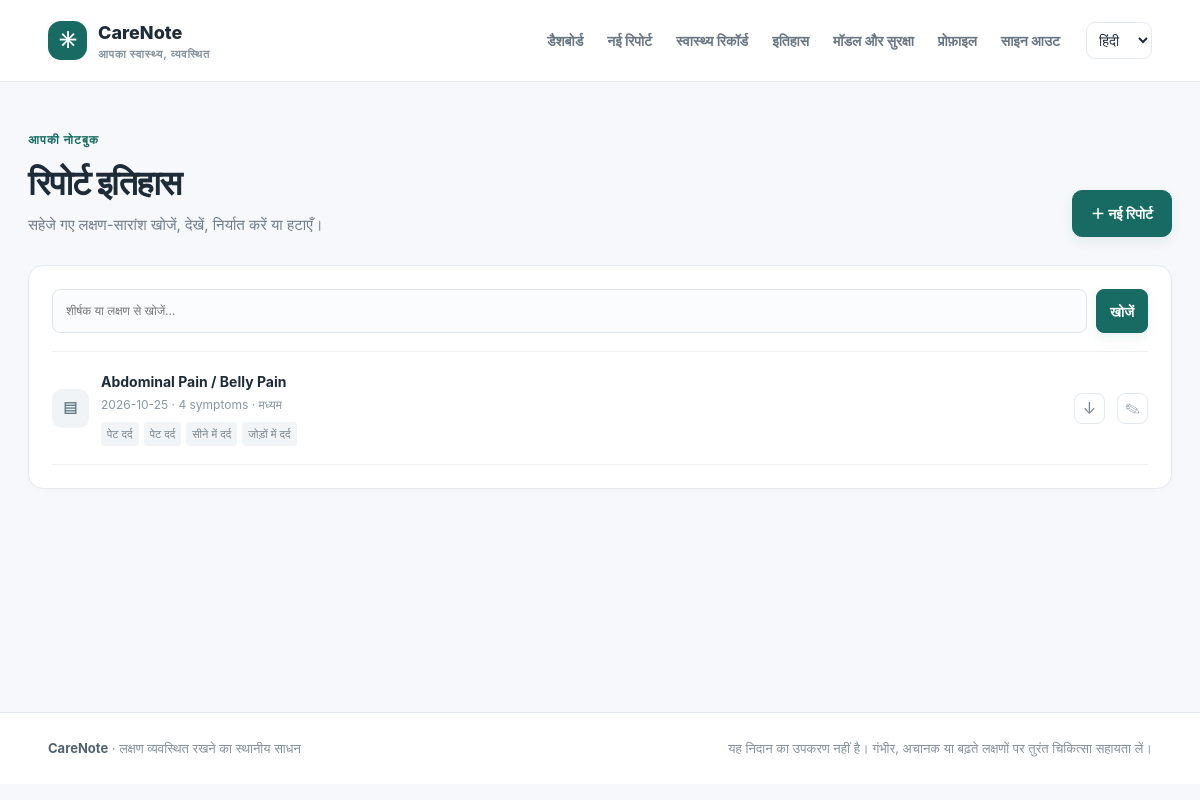
Screenshot of /reports (signed in) with the database file from the repository.
### tables this page shows
CREATE TABLE reports (
                id INTEGER PRIMARY KEY AUTOINCREMENT, user_id INTEGER NOT NULL,
                title TEXT NOT NULL DEFAULT 'Symptom summary', report_json TEXT NOT NULL,
                created_at TEXT NOT NULL, updated_at TEXT NOT NULL,
                FOREIGN KEY(user_id) REFERENCES users(id) ON DELETE CASCADE);

### app.py (the view)
    @app.get("/reports")
    @login_required
    def report_history():
        q=request.args.get("q","").strip()[:100]
        with connect_db() as db:
            if q: rows=db.execute("SELECT id,title,report_json,created_at,updated_at FROM reports WHERE user_id=? AND (title LIKE ? OR report_json LIKE ?) ORDER BY created_at DESC",(g.user["id"],f"%{q}%",f"%{q}%")).fetchall()
            else: rows=db.execute("SELECT id,title,report_json,created_at,updated_at FROM reports WHERE user_id=? ORDER BY created_at DESC",(g.user["id"],)).fetchall()
        reports=[]
        for row in rows:
            data=json.loads(row["report_json"]); reports.append({"id":row["id"],"title":row["title"],"created_at":row["created_at"],"updated_at":row["updated_at"],"symptoms":data.get("symptoms",[]),"severity":data.get("severity","Unsure")})
        return render_template("history.html",title="Report history",reports=reports,q=q)

### templates/history.html
{% extends 'base.html' %}{% block content %}<section class="page-heading"><div><div class="eyebrow">YOUR NOTEBOOK</div><h1>Report history</h1><p>Find, review, export, or remove a saved symptom summary.</p></div><a class="button" href="{{ url_for('new_report') }}">＋ New report</a></section><section class="panel"><form class="search-row" method="get"><label class="sr-only" for="q">Search reports</label><input id="q" type="search" name="q" value="{{ q }}" placeholder="Search by title or symptom…"><button class="button button-small" type="submit">Search</button>{% if q %}<a class="text-link" href="{{ url_for('report_history') }}">Clear</a>{% endif %}</form>{% if reports %}<div class="report-list history-list">{% for report in reports %}<div class="report-row"><span class="report-file">▤</span><a class="report-main" href="{{ url_for('report_detail',report_id=report.id) }}"><strong>{{ report.title }}</strong><small>{{ report.created_at[:10] }} · {{ report.symptoms|length }} symptoms · {{ report.severity }}</small><span class="history-chips">{% for s in report.symptoms[:4] %}<span>{{ s }}</span>{% endfor %}{% if report.symptoms|length>4 %}<span>+{{ report.symptoms|length-4 }}</span>{% endif %}</span></a><a class="icon-link" title="Download PDF" href="{{ url_for('export_saved_report',report_id=report.id) }}">↓</a><a class="icon-link" title="Edit" href="{{ url_for('edit_report',report_id=report.id) }}">✎</a></div>{% endfor %}</div>{% else %}<div class="empty-state"><div class="empty-art">⌕</div><h3>{% if q %}No matching reports{% else %}No reports yet{% endif %}</h3><p>{% if q %}Try another search term.{% else %}Your saved summaries will appear here.{% endif %}</p></div>{% endif %}</section>{% endblock %}

### static/style.css (style rules this page uses)
:root { --ink:#1e2b39;--muted:#6f7d8c;--line:#e4eaf0;--paper:#fff;--bg:#f6f8fb;--brand:#176b63;--brand-dark:#10564f;--mint:#e1f4ef;--lav:#eee9fb;--peach:#fff0e5;--blue:#e6f0ff;--danger:#a33232;--shadow:0 12px 35px rgba(28,49,66,.06) }
* { box-sizing:border-box }
body { margin:0;background:var(--bg);color:var(--ink);font:18px/1.45 Inter,"Segoe UI",Roboto,Arial,sans-serif }
a { color:inherit;text-decoration:none }
button,input,select,textarea { font:inherit }
button,a,select { -webkit-tap-highlight-color:transparent }
button { cursor:pointer }
.button { display:inline-flex;justify-content:center;align-items:center;gap:14px;border:1px solid var(--brand);background:var(--brand);color:#fff;padding:12px 18px;border-radius:10px;font-size:12px;font-weight:750;box-shadow:0 5px 12px #176b6317;transition:.18s }
.button-small { padding:9px 13px;font-size:11px;border-radius:8px }
.eyebrow { font-size:9px;letter-spacing:1.8px;font-weight:800;color:var(--brand);margin-bottom:13px }
.feature-card,.panel,.stat-card { background:white;border:1px solid var(--line);border-radius:15px;box-shadow:0 3px 10px #1b3a4a05 }
.page-heading { display:flex;justify-content:space-between;align-items:end;gap:24px;margin:10px 0 28px }
.page-heading h1 { font-size:34px;letter-spacing:-1.3px;line-height:1.15;margin:0 0 8px }
.page-heading p { margin:0;color:var(--muted);font-size:12px }
.panel { padding:23px;margin-bottom:18px }
.report-list { border-top:1px solid #edf0f3 }
.report-row { display:flex;align-items:center;gap:12px;padding:15px 0;border-bottom:1px solid #edf0f3;min-width:0 }
.report-file { display:grid;place-items:center;width:37px;height:39px;flex-shrink:0;border-radius:10px;background:#f0f4f6;color:#627b85;font-size:17px }
.report-main { flex:1;min-width:0 }
.report-main strong,.report-main small { display:block;overflow:hidden;text-overflow:ellipsis;white-space:nowrap }
.report-main strong { font-size:11px }
.report-main small { font-size:9px;color:#8a97a3;margin-top:3px }
.form-stack input,.form-stack select,.form-stack textarea,.search-row input,.delete-account-form input { width:100%;padding:12px 13px;border:1px solid #dfe6eb;background:#fbfcfd;border-radius:8px;outline:none;color:var(--ink);font-size:12px }
.search-row { display:flex;gap:9px;margin-bottom:18px }
.search-row input { flex:1 }
.history-list .report-row { padding:18px 0 }
.history-chips { display:flex;gap:5px;margin-top:7px;flex-wrap:wrap }
.history-chips span { font-size:8px;background:#f2f5f7;color:#75838e;padding:3px 6px;border-radius:4px }
.icon-link { display:grid;place-items:center;width:31px;height:31px;border:1px solid var(--line);border-radius:8px;color:#75848e }
button,input,select,textarea { font-family:Inter,"Segoe UI",Roboto,Arial,sans-serif;font-size:17px }
.nav a,.nav-button,.brand,.eyebrow,.pill,.field-help,.symptom-option,.category-tab { font-family:Inter,"Segoe UI",Roboto,Arial,sans-serif;font-size:16px;letter-spacing:normal }
:root { --readable-font:Inter,"Segoe UI",Roboto,Arial,sans-serif }
html { font-size:16px;-webkit-text-size-adjust:100%;text-size-adjust:100% }
body,button,input,select,textarea,.nav a,.nav-button,.brand,.eyebrow,.pill,.field-help,.symptom-option,.category-tab { font-family:var(--readable-font)!important }
body { font-size:16px;line-height:1.65;letter-spacing:0 }
h1,h2,h3,h4,h5,h6,p,label,li,td,th { overflow-wrap:break-word }
button,input,select,textarea { font-size:16px;line-height:1.5 }
.eyebrow { font-size:12px;letter-spacing:1.2px }
.button { font-size:14px;line-height:1.45 }
.button-small { font-size:13px }
.feature-card p,.disclaimer-band p,.page-heading p { font-size:15px;line-height:1.7 }
.report-main strong { font-size:14px }
.report-main small { font-size:12px }
.page-heading h1 { line-height:1.2 }
.history-chips span { font-size:11px }
body,body * { font-family:var(--readable-font) }
body { font-size:16px;line-height:1.65 }
.button,.button-small { font-size:14px;line-height:1.5 }
.eyebrow { font-size:12px;letter-spacing:1.1px }
.page-heading p,.panel-heading p,.lead,.feature-card p,.disclaimer-band p,.health-tool-title p,.health-records-intro p { font-size:15px;line-height:1.7 }
.stat-label,.stat-card small,.report-main small,.preview-top small,.floating-note small { font-size:12px;line-height:1.55 }
input,select,textarea,button { font-size:16px;line-height:1.5 }

### rows the page displays
reports: title "Abdominal Pain / Belly Pain", created_at "2026-10-25", symptoms|length "4", severity "मध्यम", 4 "पेट दर्द" "पेट दर्द" "सीने में दर्द" "जोड़ों में दर्द"
